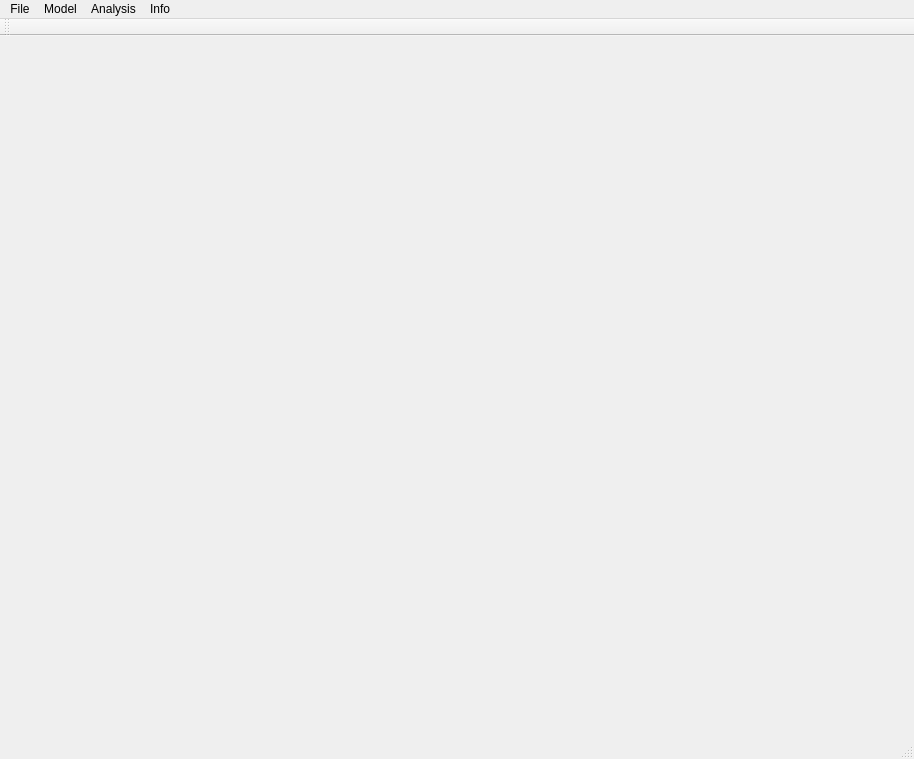
<?xml version="1.0" encoding="UTF-8"?>
<ui version="4.0">
 <class>MainWindow</class>
 <widget class="QMainWindow" name="MainWindow">
  <property name="geometry">
   <rect>
    <x>0</x>
    <y>0</y>
    <width>914</width>
    <height>759</height>
   </rect>
  </property>
  <property name="windowTitle">
   <string>MainWindow</string>
  </property>
  <widget class="QWidget" name="centralWidget"/>
  <widget class="QMenuBar" name="menuBar">
   <property name="geometry">
    <rect>
     <x>0</x>
     <y>0</y>
     <width>914</width>
     <height>21</height>
    </rect>
   </property>
   <widget class="QMenu" name="menuFDile">
    <property name="title">
     <string>File</string>
    </property>
    <addaction name="actionNew_project"/>
    <addaction name="actionQuit"/>
   </widget>
   <widget class="QMenu" name="menuModel">
    <property name="title">
     <string>Model</string>
    </property>
    <widget class="QMenu" name="menuNodes">
     <property name="title">
      <string>Nodes</string>
     </property>
     <addaction name="actionGenerateNodes"/>
    </widget>
    <addaction name="separator"/>
    <addaction name="menuNodes"/>
    <addaction name="actionElements"/>
    <addaction name="actionLoads"/>
   </widget>
   <widget class="QMenu" name="menuAnalysis">
    <property name="title">
     <string>Analysis</string>
    </property>
   </widget>
   <widget class="QMenu" name="menuInfo">
    <property name="title">
     <string>Info</string>
    </property>
   </widget>
   <addaction name="menuFDile"/>
   <addaction name="menuModel"/>
   <addaction name="menuAnalysis"/>
   <addaction name="menuInfo"/>
  </widget>
  <widget class="QToolBar" name="mainToolBar">
   <attribute name="toolBarArea">
    <enum>TopToolBarArea</enum>
   </attribute>
   <attribute name="toolBarBreak">
    <bool>false</bool>
   </attribute>
  </widget>
  <widget class="QStatusBar" name="statusBar"/>
  <action name="actionNew_project">
   <property name="text">
    <string>New project</string>
   </property>
  </action>
  <action name="actionQuit">
   <property name="text">
    <string>Quit</string>
   </property>
  </action>
  <action name="actionElements">
   <property name="text">
    <string>Elements</string>
   </property>
  </action>
  <action name="actionLoads">
   <property name="text">
    <string>Loads</string>
   </property>
  </action>
  <action name="actionGenerateNodes">
   <property name="text">
    <string>Generate Nodes</string>
   </property>
  </action>
 </widget>
 <layoutdefault spacing="6" margin="11"/>
 <resources/>
 <connections/>
</ui>
